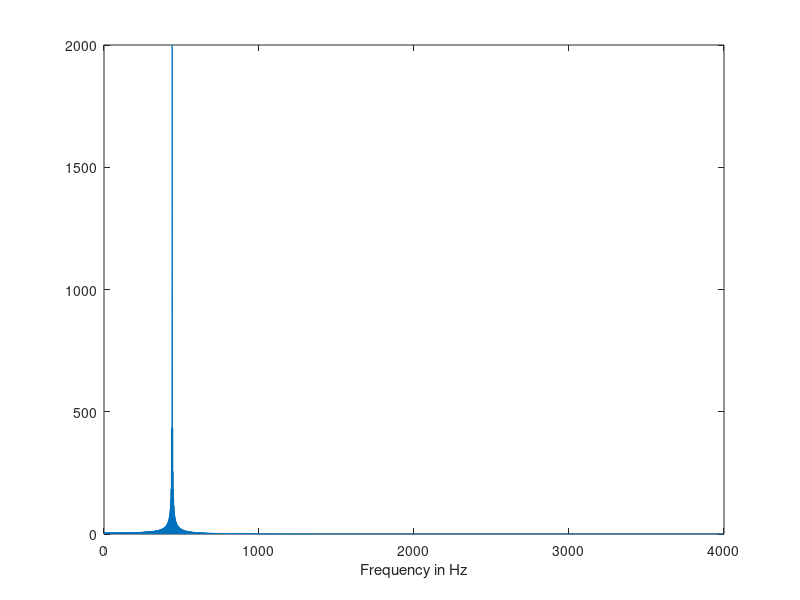

The MATLAB script that drew this image:
clear all
Fs=8000;
Ts=1/Fs;
t=[0:Ts:0.5];
F_A=440;
A=sin(2*pi*F_A*t);
sound(A, Fs);
[freq_resp, freq_index]=freqz(A,1,50000,Fs);
plot(freq_index,abs(freq_resp))
xlabel('Frequency in Hz')

% Find the dominant frequency
[max_val, max_index] = max(abs(freq_resp));
dominant_freq = freq_index(max_index);
fprintf('The dominant frequency is: %.2f Hz\n', dominant_freq);